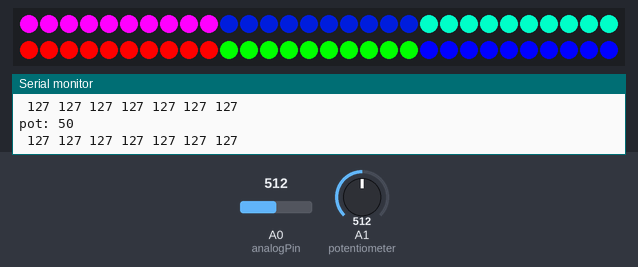
Recording of a sketch running on a simulated Arduino Uno, built with avr-gcc and run on an emulated ATmega328P. Shown: 60 RGB LEDs in strip order, left to right, continuing on the next row, the last lines printed to the serial monitor. The test bench sets the inputs (shaded band); at power-on: A0 (analogPin) = 512, A1 (potentiometer) = 512.

Above: at 1.2 s.
1.3 s: A0 (analogPin) set to 418
4.3 s: A0 (analogPin) set to 394
5.8 s: A1 (potentiometer) set to 996
7.3 s: A1 (potentiometer) set to 1013
At 8.5 s:
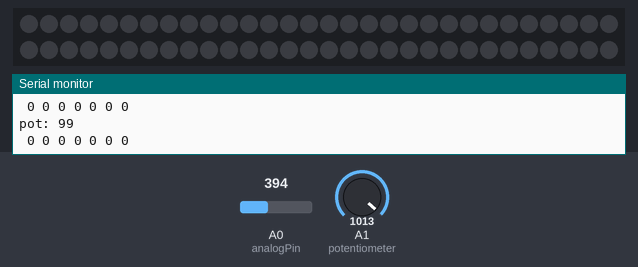
8.8 s: A1 (potentiometer) set to 900
At 10.3 s:
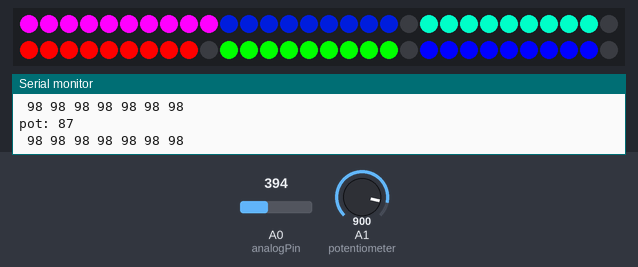
11.8 s: A1 (potentiometer) set to 1023
At 12.5 s:
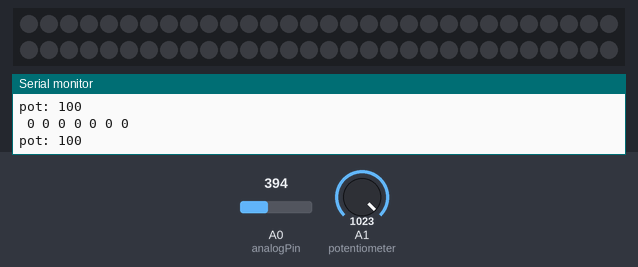
Timing chart, 0 to 14.3 s (numbered marks = the images above; inputs shaded):
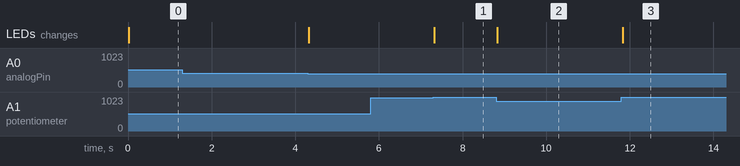

The sketch:

main.ino
```cpp
#include <Adafruit_NeoPixel.h>
#ifdef __AVR__
#include <avr/power.h>
#endif
int analogPin = A0;    // read from multiplexer using analog input 0
int resetPin = 7;      // reset is attached to digital pin 3
int strobePin = 8;     // strobe is attached to digital pin 2
#define PIN_LEDSTRIP 9 // Digital signal connected to green wire on LED strip, white wire GND, red wire 5V
long spectrumValue[7]; // to hold analog values
int maxVal = 1023;     // max of all spectrumValue
int potentiometer = A1;// read value from potentiometer to set threshold

// Parameter 1 = number of pixels in strip
// Parameter 2 = Arduino pin number (most are valid)
// Parameter 3 = pixel type flags, add together as needed:
//   NEO_KHZ800  800 KHz bitstream (most NeoPixel products w/WS2812 LEDs)
//   NEO_KHZ400  400 KHz (classic 'v1' (not v2) FLORA pixels, WS2811 drivers)
//   NEO_GRB     Pixels are wired for GRB bitstream (most NeoPixel products)
//   NEO_RGB     Pixels are wired for RGB bitstream (v1 FLORA pixels, not v2)
//   NEO_RGBW    Pixels are wired for RGBW bitstream (NeoPixel RGBW products)
Adafruit_NeoPixel strip = Adafruit_NeoPixel(60, PIN_LEDSTRIP, NEO_GRB + NEO_KHZ400);

// IMPORTANT: To reduce NeoPixel burnout risk, add 1000 uF capacitor across
// pixel power leads, add 300 - 500 Ohm resistor on first pixel's data input
// and minimize distance between Arduino and first pixel.  Avoid connecting
// on a live circuit...if you must, connect GND first.
// Funkar med signalgenerator från mobilen.
//http://www.szynalski.com/tone-generator/
void setup()
{
  Serial.begin(9600);
  pinMode(analogPin, INPUT);
  pinMode(strobePin, OUTPUT);
  pinMode(resetPin, OUTPUT);
  pinMode(potentiometer, INPUT);
  digitalWrite(resetPin, HIGH);
  delay(1);
  digitalWrite(resetPin, LOW);
  digitalWrite(strobePin, HIGH);
  delay(1);
  strip.begin();
  strip.show(); // Initialize all pixels to 'off'
}

void readSpectrum(long *spectrumArray)
{
  int threshold = map(analogRead(potentiometer), 0,1023,0,100);
  Serial.print("pot: ");
  Serial.print(threshold);
  Serial.println();
  //int threshold = 21;
  digitalWrite(resetPin, HIGH);
  delay(5);
  digitalWrite(resetPin, LOW);
  delayMicroseconds(20);
  for (int i = 0; i < 7; i++) {
    digitalWrite(strobePin, LOW);
    delayMicroseconds  (35);
    spectrumValue[i] = analogRead(analogPin);
    spectrumValue[i]=map(spectrumValue[i], 0,1023,0,255);
    if (spectrumValue[i] < threshold){
      spectrumValue[i] = 0;
      }
    digitalWrite(strobePin, HIGH);
  }
}

void updateLEDS(long *spectrumArray, int max )
{
  int i, j;
  int upperLim;
  int maxVal = 80;
  int colorVal = spectrumArray[0];
  upperLim = map(colorVal,0,70,0,10); //after testing realized that I need more sensitivity here
  for (i = 0; i < upperLim; i++) {
    strip.setPixelColor( i, 255, 0, 255);
  }
  for (i = upperLim; i < 10; i++) {
    strip.setPixelColor( i, 0, 0, 0);
  }

  colorVal = spectrumArray[1];
  upperLim = map(colorVal,0,100,0,10);
  for (i = 10; i < 10+upperLim; i++) {
    strip.setPixelColor( i, 0, 20, 150);
  }
  for (i = 10+upperLim; i < 20; i++) {
    strip.setPixelColor( i, 0, 0, 0);
  }
  colorVal = spectrumArray[2];
  upperLim = map(colorVal,0,100,0,10);
  for (i = 20; i < 20+upperLim; i++) {
    strip.setPixelColor( i, 0, 255, 200);
  }
  for (i = 20+upperLim; i < 30; i++) {
    strip.setPixelColor( i, 0, 0, 0);
  }

  colorVal = spectrumArray[3];
  upperLim = map(colorVal,0,100,0,10);
  for (i = 30; i < 30+upperLim; i++) {
    strip.setPixelColor( i, 255, 0, 0);
  }
  for (i = 30+upperLim; i < 40; i++) {
    strip.setPixelColor( i, 0, 0, 0);
  }


   colorVal = spectrumArray[4];
  upperLim = map(colorVal,0,100,0,10);
  for (i = 40; i < 40+upperLim; i++) {
    strip.setPixelColor( i, 0, 255, 0);
  }
  for (i = 40+upperLim; i < 50; i++) {
    strip.setPixelColor( i, 0, 0, 0);
  }
    colorVal = spectrumArray[5];
  upperLim = map(colorVal,0,100,0,10);
  for (i = 50; i < 50+upperLim; i++) {
    strip.setPixelColor( i, 0, 0, 255);
  }
  for (i = 50+upperLim; i < 60; i++) {
    strip.setPixelColor( i, 0, 0, 0);
  }

  strip.show();
  delay(1);
}

void loop()
{
  readSpectrum(&spectrumValue[0]);
  for (int i = 0; i < 7; i++)
  {
    Serial.print(" ");
    Serial.print(spectrumValue[i]);
  }

  Serial.println();
  // determine intensity of sound, check for max?
  updateLEDS(&spectrumValue[0], 700);
  delay(20);
}
```

Measured:
- the behaviour switches between 1012 and 1013 on A1 (potentiometer) (found by bisection; images 0 and 1)
- after the input at 7.3 s, the LEDs: change at once (image 1)
- after the input at 8.8 s, the LEDs: change at once (image 2)
- after the input at 11.8 s, the LEDs: change at once (image 3)
